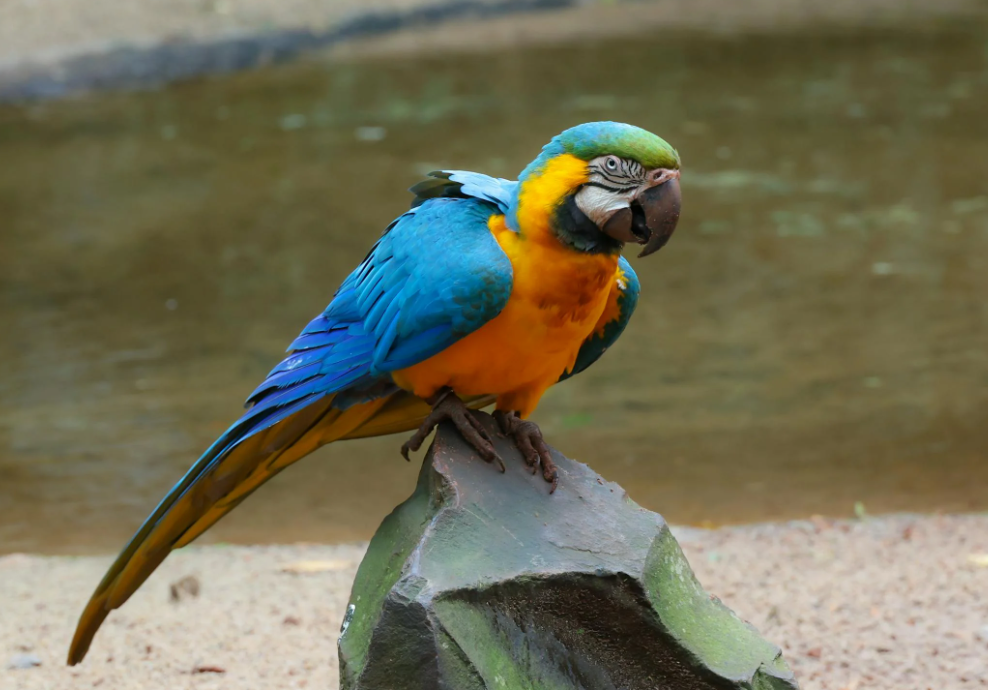
#> input picture img_data/anhchim2.png, 988 x 690 px
$ jupyter execute Lab1_Basic_Operations_on_Images.ipynb
#> lines starting #> are read from the running program, lines starting #| are printed output that depends on the picture; after the words box and inside, x2 and y2 are one past the last pixel; in counts of white or black regions, pixels touching at a corner belong together
[cell 1]
import cv2
import os
import matplotlib.pyplot as plt

# đọc ảnh
img = cv2.imread(os.path.join('.', 'img_data', 'anhchim2.png'))
#> img is the input picture: shape (690, 988, 3); mean B, G, R 85.9, 110.4, 112.9

#Truy cập và chỉnh sửa giá trị pixel.
px = img[100,100]
#> px = [68, 94, 97]
print(px)
#| [68 94 97]

# accessing only red pixel
red = img[100,100,2]
#> red = 97
print(red)
#| 97

# sửa đổi giá trị pixel
img[100,100] = [255,255,255]
#> img: shape (690, 988, 3); under 0.01% of pixels changed, all inside (x1, y1, x2, y2) = (100, 100, 101, 101)
print("màu trắng",img[100,100])
#| màu trắng [255 255 255]

#Truy cập thuộc tính hình ảnh
print("số hàng, số cột , kênh màu",img.shape)
#| số hàng, số cột , kênh màu (690, 988, 3)

# Total number of pixels is accessed by img.size:
print(img.size)
#| 2045160

#Kiểu dữ liệu hình ảnh
print(img.dtype)
#| uint8

#Vùng quan tâm hình ảnh (Image ROI)
head = img[108:267, 502:687]
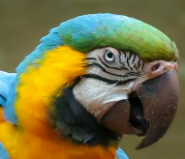
#> head: shape (159, 185, 3); mean B, G, R 66, 109.6, 113.7
img[120:279, 150:335] = head
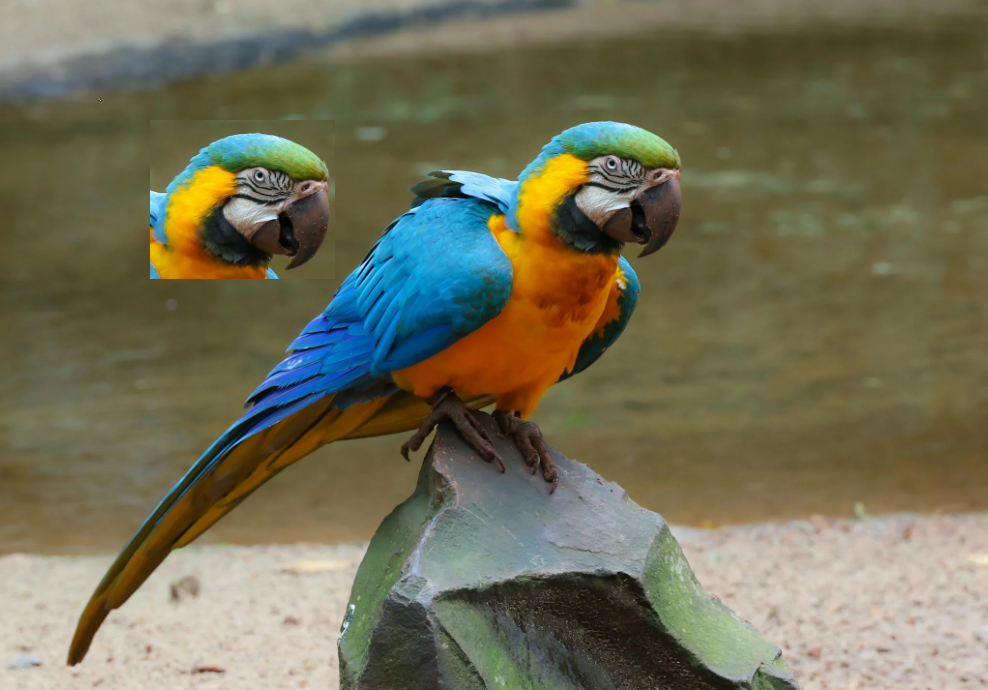
#> img: shape (690, 988, 3); mean B, G, R 86.5, 111.3, 113.8

# Tách và ghép các kênh hình ảnh
b,g,r = cv2.split(img)
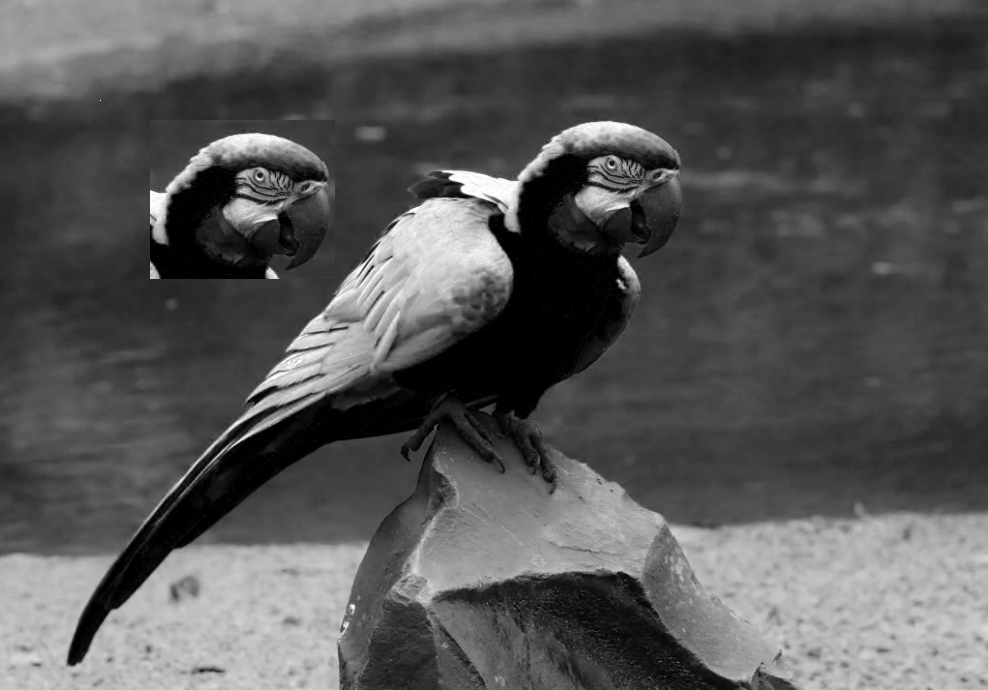
#> b: shape (690, 988); min 0, max 255, mean 86.5
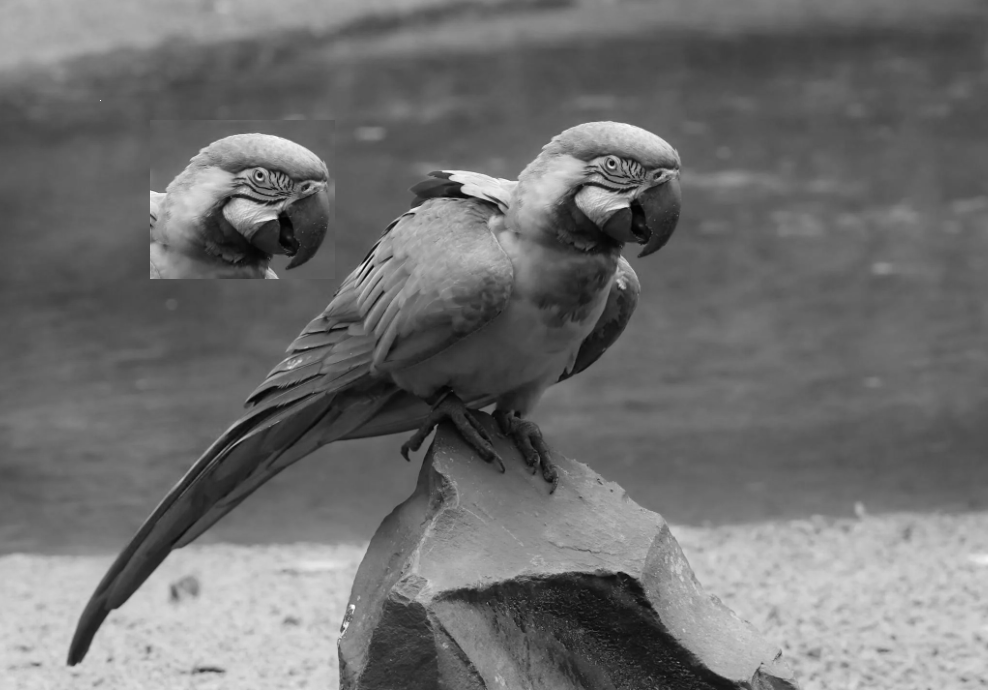
#> g: shape (690, 988); min 1, max 255, mean 111.3
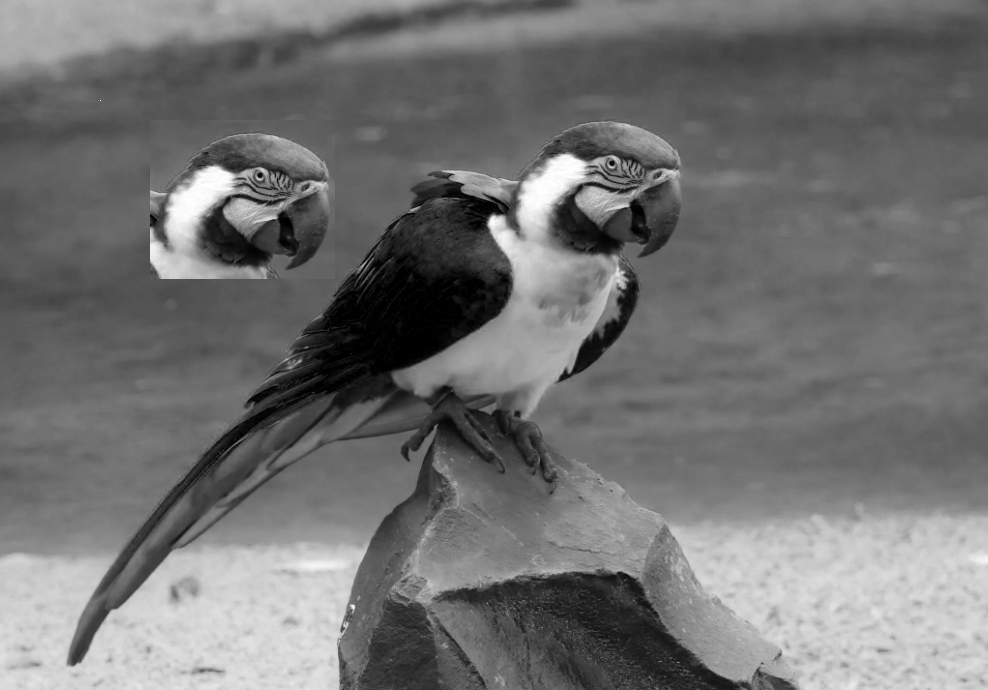
#> r: shape (690, 988); min 0, max 255, mean 113.8
img = cv2.merge((b,g,r))
# convert BGR sang RGB
img_rgb = cv2.cvtColor(img, cv2.COLOR_BGR2RGB)


plt.imshow(img_rgb)
plt.title("original")
plt.axis('off')
plt.show()
# hiển thị kênh blue
plt.imshow(b, cmap='gray')
plt.title("Blue channel")
plt.axis('off')
plt.show()
# hiển thị kênh green
plt.imshow(g, cmap='gray')
plt.title("green channel")
plt.axis('off')
plt.show()
# hiển thị kênh red
plt.imshow(r, cmap='gray')
plt.title("red channel")
plt.axis('off')
plt.show()

[cell 2]
import cv2
import os
import matplotlib.pyplot as plt

# đọc ảnh
img = cv2.imread(os.path.join('.', 'img_data', 'anhchim2.png'))

#Truy cập và chỉnh sửa giá trị pixel.
px = img[100,100]
print(px)
#| [68 94 97]

# accessing only red pixel
red = img[100,100,2]
print(red)
#| 97

# sửa đổi giá trị pixel
img[100,100] = [255,255,255]
print("màu trắng",img[100,100])
#| màu trắng [255 255 255]

#Truy cập thuộc tính hình ảnh
print("số hàng, số cột , kênh màu",img.shape)
#| số hàng, số cột , kênh màu (690, 988, 3)

# Total number of pixels is accessed by img.size:
print(img.size)
#| 2045160

#Kiểu dữ liệu hình ảnh
print(img.dtype)
#| uint8

#Vùng quan tâm hình ảnh (Image ROI)
head = img[108:267, 502:687]
img[120:279, 150:335] = head

# Tách và ghép các kênh hình ảnh
b,g,r = cv2.split(img)
img = cv2.merge((b,g,r))

# ===== TẠO VIỀN =====
replicate = cv2.copyMakeBorder(img, 50, 50, 50, 50, cv2.BORDER_REPLICATE)
reflect = cv2.copyMakeBorder(img, 50, 50, 50, 50, cv2.BORDER_REFLECT)
reflect101 = cv2.copyMakeBorder(img, 50, 50, 50, 50, cv2.BORDER_REFLECT_101)
wrap = cv2.copyMakeBorder(img, 50, 50, 50, 50, cv2.BORDER_WRAP)
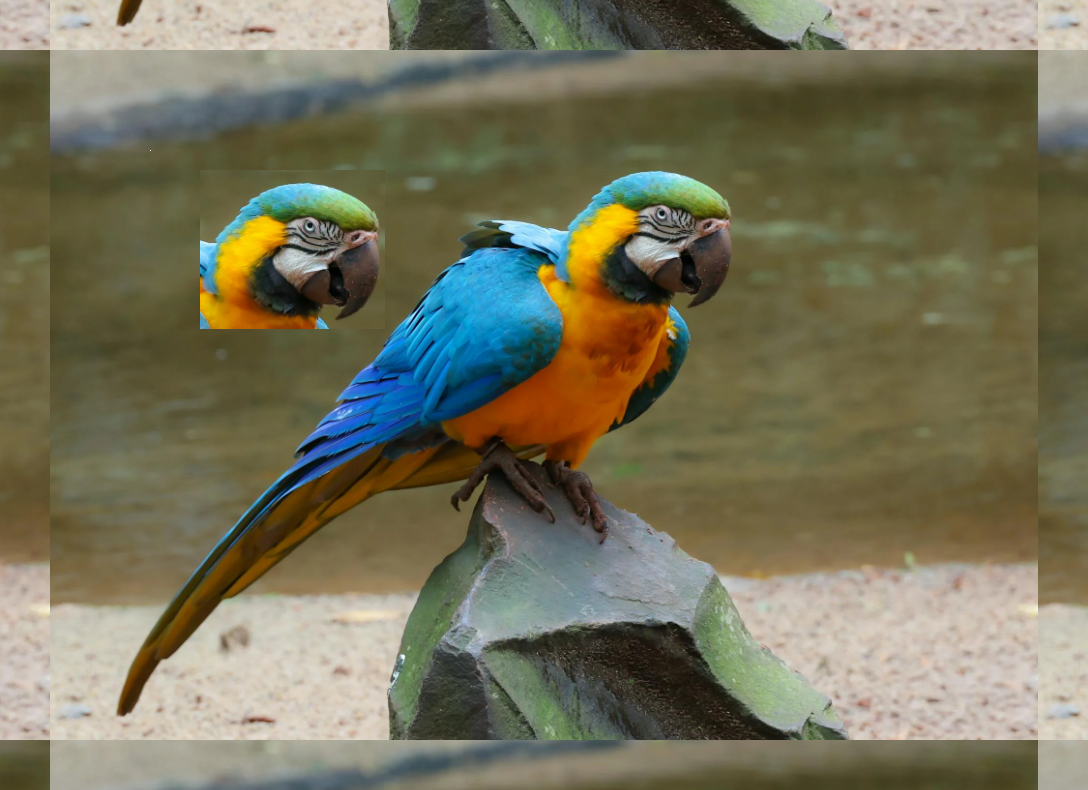
#> wrap: shape (790, 1088, 3); mean B, G, R 91, 114.9, 117.8
constant = cv2.copyMakeBorder(img, 50, 50, 50, 50, cv2.BORDER_CONSTANT, value=[255,0,0])
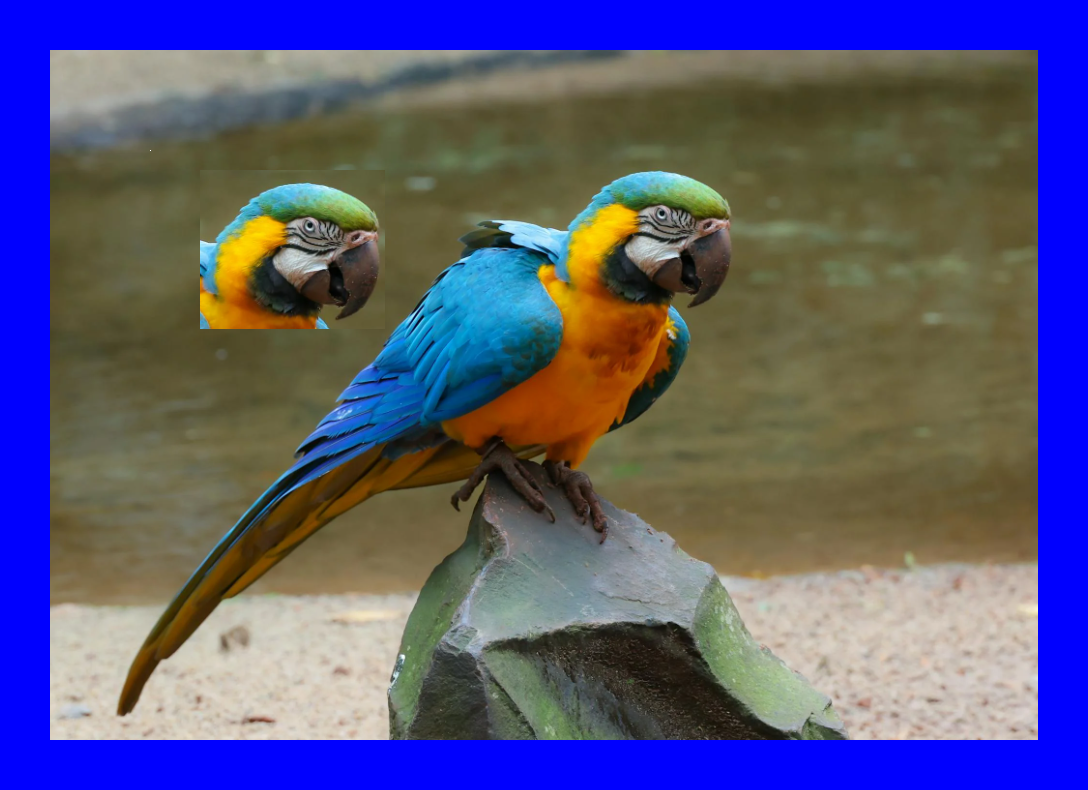
#> constant: shape (790, 1088, 3); mean B, G, R 121.3, 88.2, 90.2

# ===== CONVERT BGR -> RGB =====
img_rgb = cv2.cvtColor(img, cv2.COLOR_BGR2RGB)
replicate_rgb = cv2.cvtColor(replicate, cv2.COLOR_BGR2RGB)
reflect_rgb = cv2.cvtColor(reflect, cv2.COLOR_BGR2RGB)
reflect101_rgb = cv2.cvtColor(reflect101, cv2.COLOR_BGR2RGB)
wrap_rgb = cv2.cvtColor(wrap, cv2.COLOR_BGR2RGB)
constant_rgb = cv2.cvtColor(constant, cv2.COLOR_BGR2RGB)

# ===== HIỂN THỊ (2 hàng 3 ảnh giống bài mẫu) =====
titles = ['ORIGINAL', 'REPLICATE', 'REFLECT',
          'REFLECT_101', 'WRAP', 'CONSTANT']

images = [img_rgb, replicate_rgb, reflect_rgb,
          reflect101_rgb, wrap_rgb, constant_rgb]

plt.figure(figsize=(10,6))

for i in range(6):
    plt.subplot(2,3,i+1)
    plt.imshow(images[i])
    plt.title(titles[i])
    plt.axis('off')

plt.show()

$ run again, with img_data/chimvang.png copied over img_data/anhchim2.png
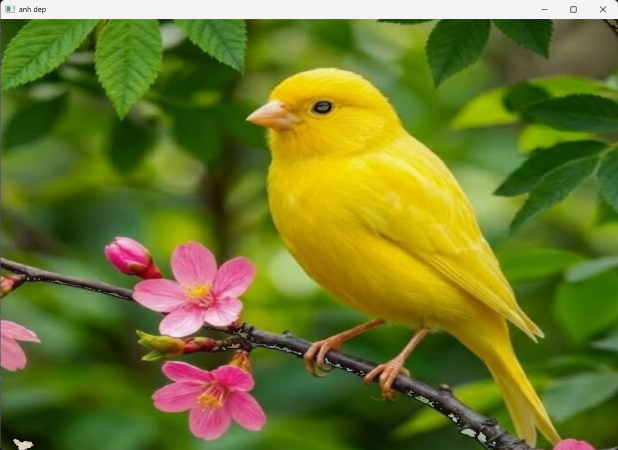
#> input picture img_data/chimvang.png, 1236 x 900 px (shown at 1/2 size)
#> img is the input picture: shape (900, 1236, 3); mean B, G, R 41.2, 119.6, 109.8
#> px = [57, 146, 92]
#| [ 57 146  92]
#> red = 92
#| 92
#| màu trắng [255 255 255]
#| số hàng, số cột , kênh màu (900, 1236, 3)
#| 3337200
#| uint8
#> `b,g,r = cv2.split(img)`:
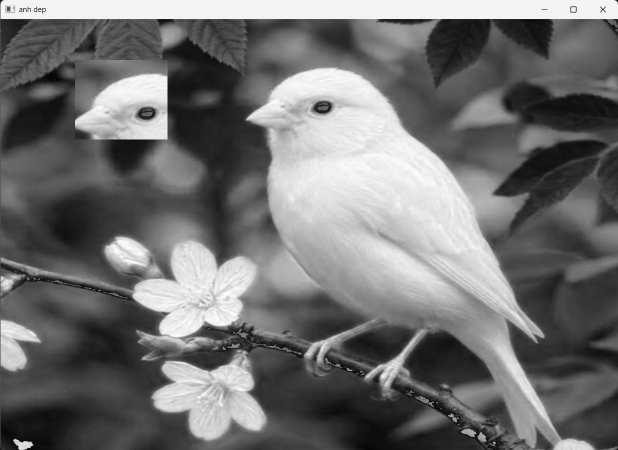
#> r: shape (900, 1236) (shown at 1/2 size); min 0, max 255, mean 112.6
#| [ 57 146  92]
#| 92
#| màu trắng [255 255 255]
#| số hàng, số cột , kênh màu (900, 1236, 3)
#| 3337200
#| uint8
#> `constant = cv2.copyMakeBorder(img, 50, 50, 50, 50, cv2.BORDER_CONSTANT..`:
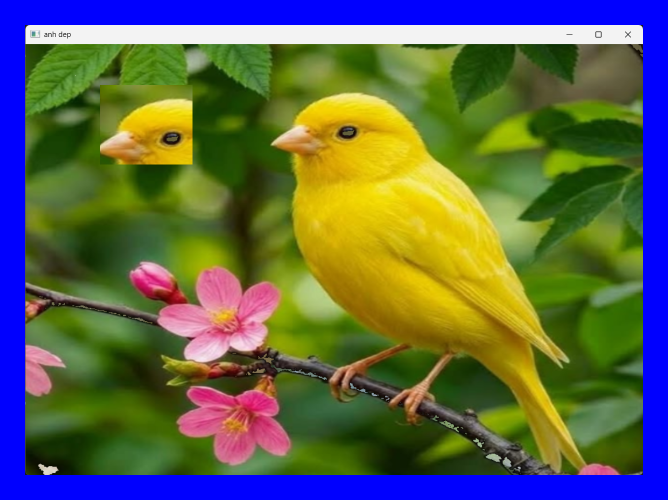
#> constant: shape (1000, 1336, 3) (shown at 1/2 size); mean B, G, R 77.3, 100.7, 93.7

$ run again, with img_data/anhchu.jpg saved as img_data/anhchim2.png
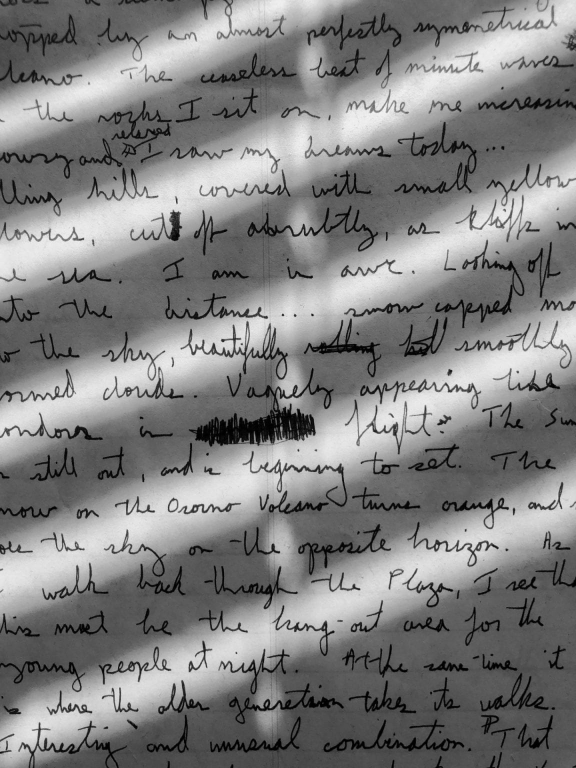
#> input picture img_data/anhchu.jpg, 1152 x 1536 px (shown at 1/2 size)
#> img is the input picture: shape (1536, 1152, 3); min 0, max 249, mean 129.1
#> px = [91, 91, 91]
#| [91 91 91]
#> red = 91
#| 91
#| màu trắng [255 255 255]
#| số hàng, số cột , kênh màu (1536, 1152, 3)
#| 5308416
#| uint8
#> `head = img[108:267, 502:687]`:
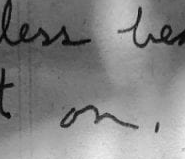
#> head: shape (159, 185, 3); min 0, max 236, mean 130.9
#| [91 91 91]
#| 91
#| màu trắng [255 255 255]
#| số hàng, số cột , kênh màu (1536, 1152, 3)
#| 5308416
#| uint8
#> `constant = cv2.copyMakeBorder(img, 50, 50, 50, 50, cv2.BORDER_CONSTANT..`:
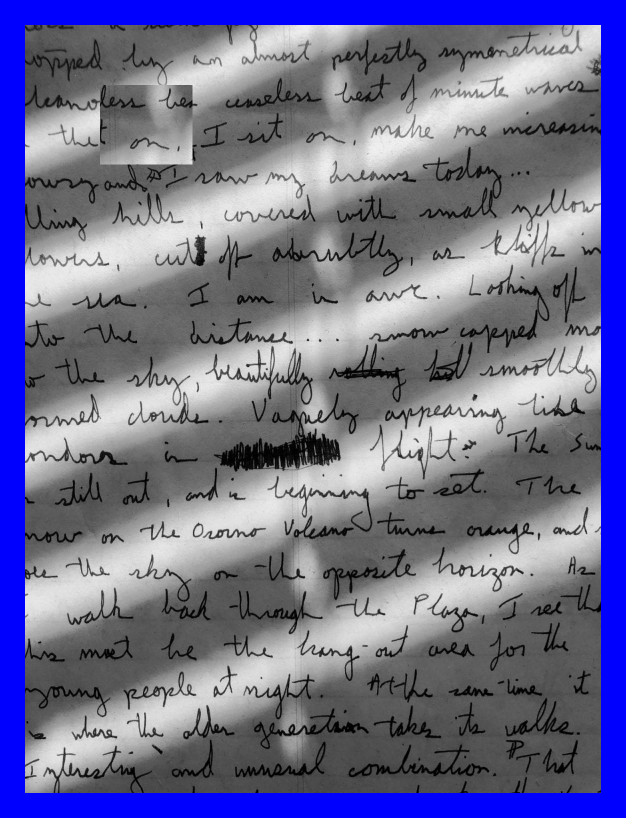
#> constant: shape (1636, 1252, 3) (shown at 1/2 size); mean B, G, R 146, 111.3, 111.3

$ run again, with img_data/anhnaptrai.jpg saved as img_data/anhchim2.png
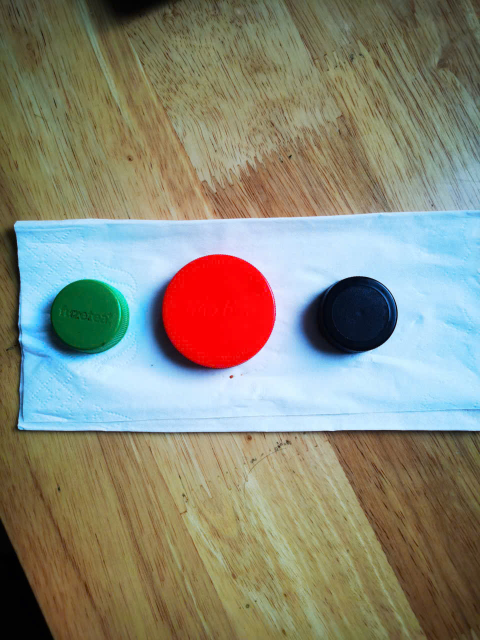
#> input picture img_data/anhnaptrai.jpg, 960 x 1280 px (shown at 1/2 size)
#> img is the input picture: shape (1280, 960, 3); mean B, G, R 120.2, 136.2, 137.1
#> px = [73, 104, 103]
#| [ 73 104 103]
#> red = 103
#| 103
#| màu trắng [255 255 255]
#| số hàng, số cột , kênh màu (1280, 960, 3)
#| 3686400
#| uint8
#| [ 73 104 103]
#| 103
#| màu trắng [255 255 255]
#| số hàng, số cột , kênh màu (1280, 960, 3)
#| 3686400
#| uint8
#> `constant = cv2.copyMakeBorder(img, 50, 50, 50, 50, cv2.BORDER_CONSTANT..`:
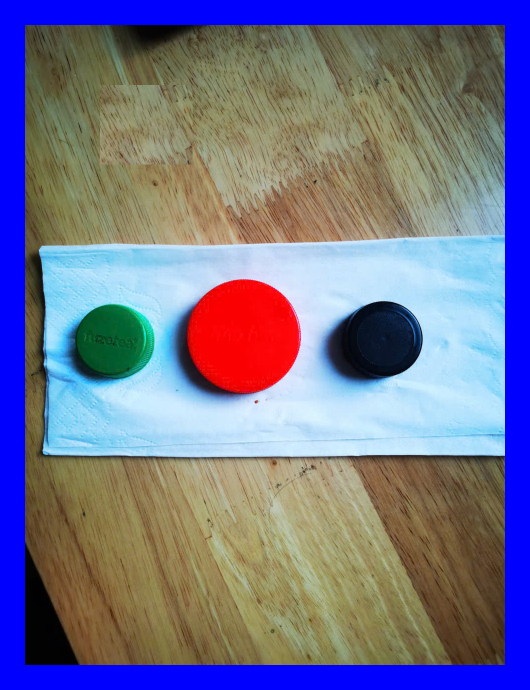
#> constant: shape (1380, 1060, 3) (shown at 1/2 size); mean B, G, R 142.2, 114.6, 115.3
